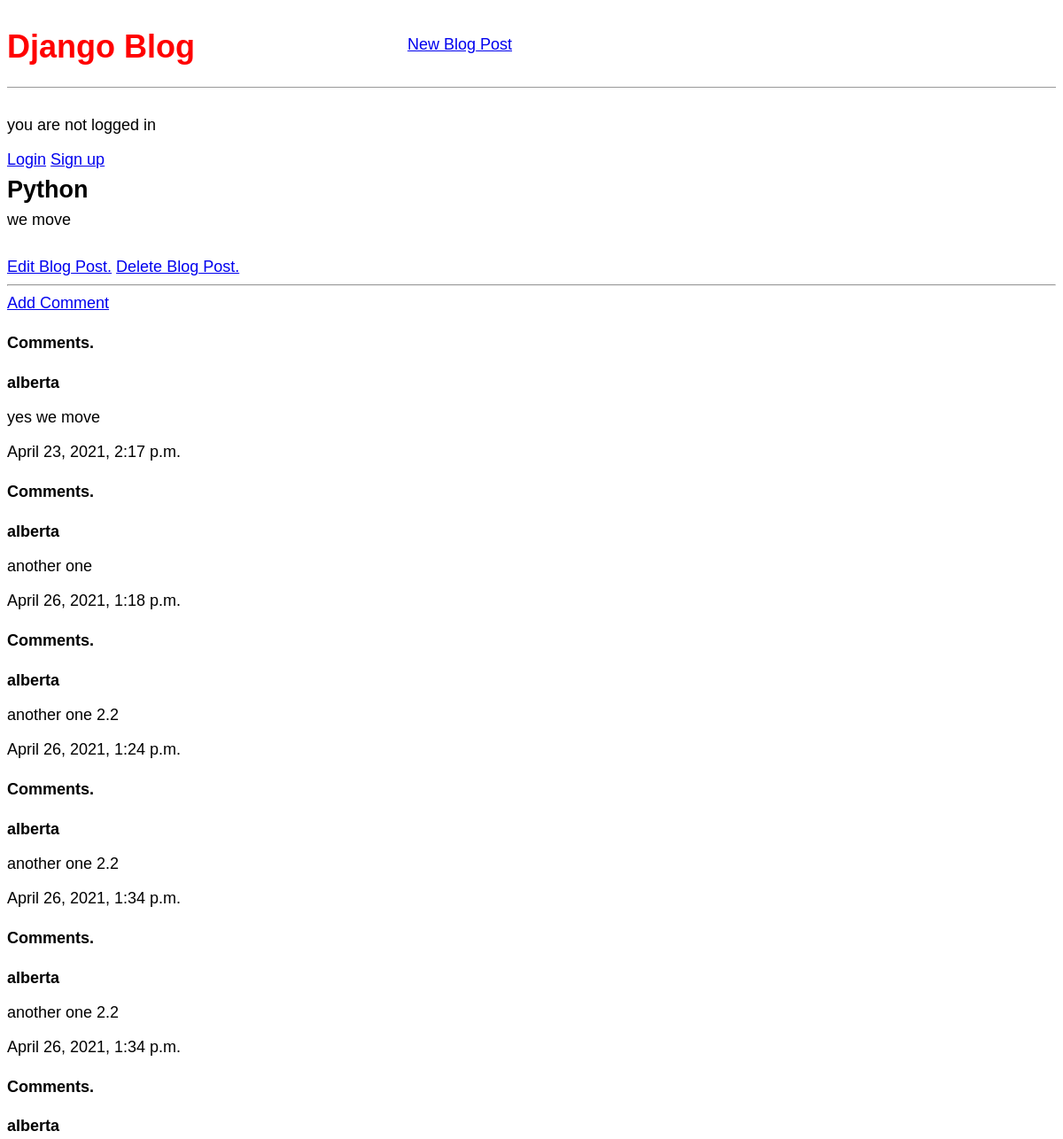
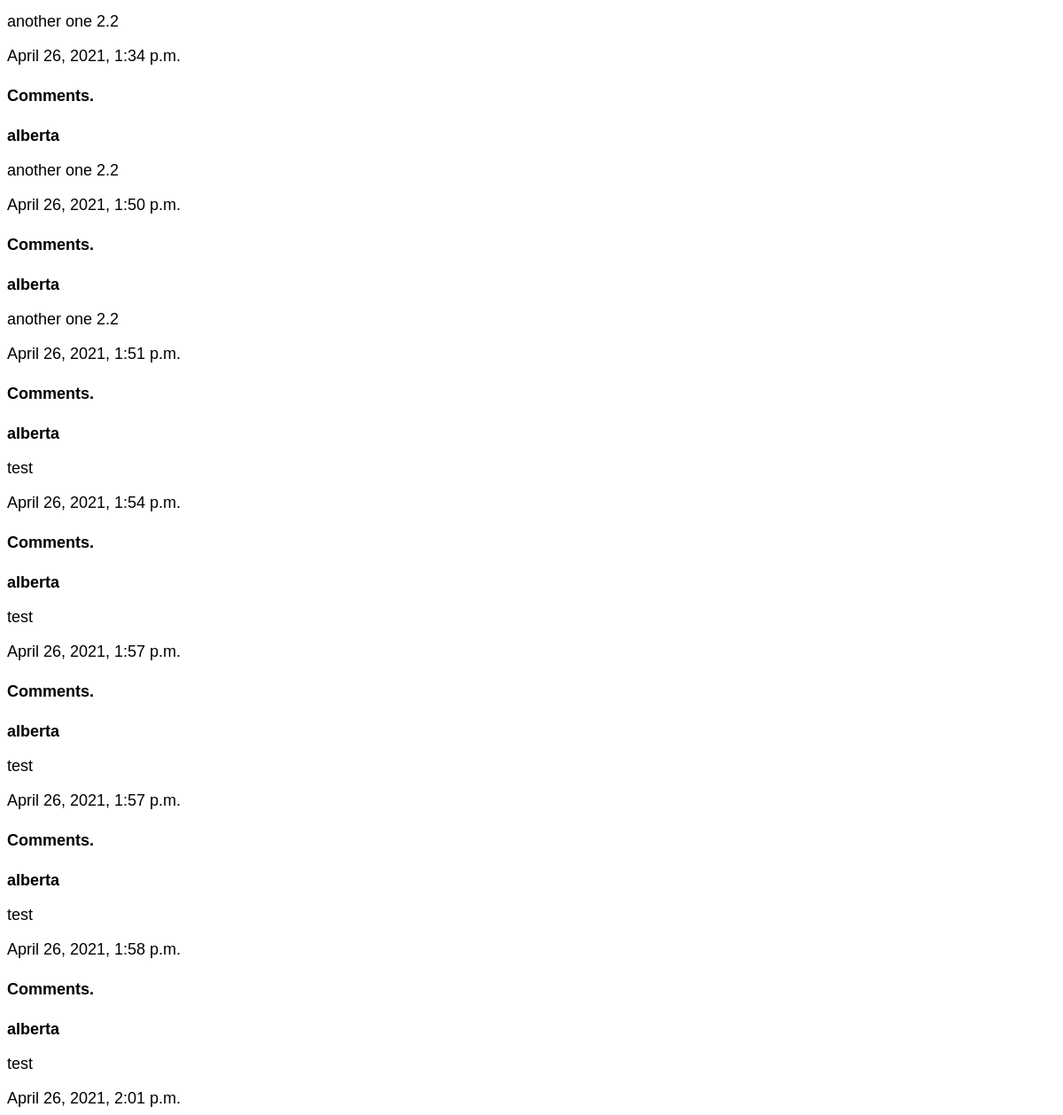
The app's page /post/1/ with its own data (2 pictures, top to bottom).
### blogs/models.py (models this page shows, shortened)
class post(models.Model):
    title = models.CharField(max_length= 200 )
    author = models.ForeignKey('auth.user', on_delete=models.CASCADE)
    body = models.TextField()

class Comment(models.Model):
    posts = models.ForeignKey(post, on_delete= models.CASCADE, related_name = 'comments',)
    comment = models.CharField(max_length=240)
    author = models.ForeignKey(get_user_model(),on_delete=models.CASCADE,)
    date_posted = models.DateTimeField(default=timezone.now)

### blogs/views.py (the view)
# urls.py: path('post/<int:pk>/', BlogDetailView.as_view(), name='post_detail'),
class BlogDetailView(DetailView):
    model = post
    template_name = 'post_detail.html'

### templates/post_detail.html
{% extends 'base.html' %}
{% block content %}
<div class="post-entry">
    <h2>
        {{ post.title }}
    </h2>
    <p>
        {{ post.body }}
    </p>
</div>
<a href="{% url 'edit_post' post.pk  %} "}>Edit Blog Post.</a>
<a href="{% url 'delete_post' post.pk  %} "}>Delete Blog Post.</a>
<hr>
<a class="btn btn-default" href="{% url 'add_comment' post.pk %}">Add Comment</a>
{% for comment in post.comments.all %}
<div class="">
   <h4> Comments.</h4>
    <strong> {{ comment.author }}</strong>
    <p>{{ comment.comment|linebreaks }}</p>
    <div class="">
        {{ comment.date_posted }}
    </div>
</div>
{% empty %}
<p>No comments yet </p>
{% endfor %}
{% endblock %}

### templates/base.html (shortened to what this page needs)
{% load static %}
<!DOCTYPE html>
<html lang="en">
<head>
    <link rel="stylesheet" href="{% static 'css/base.css' %}">
    </head>
<body>
    <header>
        <div class="nav-left">
        <h1>
            <a href="{% url 'home' %}">Django Blog</a>
        </h1>
    </div>
    <div class="nav-right">
        <a href="{% url 'post_new' %}">New Blog Post</a>
    </div>
    </header>
    {% if user.is_authenticated %}
    <p>{{ user.username }}</p>
    <p><a href="{% url 'logout' %}">Log Out</a></p>
    {% else %}
     <p>you are not logged in</p>
     <a href="{% url 'login' %}">Login</a>
     <a href="{% url 'signup' %}">Sign up</a>
    {% endif %}
    <div class="">
{% block content %}
{% endblock %}
    </div>
</body>
</html>

### static/css/base.css (style rules this page uses)
header h1 a { color: red; text-decoration: none; }
header { border-bottom: 1px solid #999; margin-bottom: 2rem; display: flex; }
body { font-family:'Source Sans Pro', sans-serif ; font-size: 18px; }
.nav-right { display: flex; margin-left: 15rem; padding-top: 2rem; }
.post-entry { margin-bottom: 2rem; }
.post-entry h2 { margin: 0.5rem 0; }
.post-entry p { margin:0; font-weight:400; }

### records on screen
post: title "Python", body "we move"
Comment: author "alberta", comment "yes we move", date_posted "April 23, 2021, 2:17 p.m."
Comment: author "alberta", comment "another one", date_posted "April 26, 2021, 1:18 p.m."
Comment: author "alberta", comment "another one 2.2", date_posted "April 26, 2021, 1:24 p.m."
Comment: author "alberta", comment "another one 2.2", date_posted "April 26, 2021, 1:34 p.m."
Comment: author "alberta", comment "another one 2.2", date_posted "April 26, 2021, 1:34 p.m."
Comment: author "alberta", comment "another one 2.2", date_posted "April 26, 2021, 1:34 p.m."
Comment: author "alberta", comment "another one 2.2", date_posted "April 26, 2021, 1:50 p.m."
Comment: author "alberta", comment "another one 2.2", date_posted "April 26, 2021, 1:51 p.m."
Comment: author "alberta", comment "test", date_posted "April 26, 2021, 1:54 p.m."
Comment: author "alberta", comment "test", date_posted "April 26, 2021, 1:57 p.m."
Comment: author "alberta", comment "test", date_posted "April 26, 2021, 1:57 p.m."
Comment: author "alberta", comment "test", date_posted "April 26, 2021, 1:58 p.m."
Comment: author "alberta", comment "test", date_posted "April 26, 2021, 2:01 p.m."
